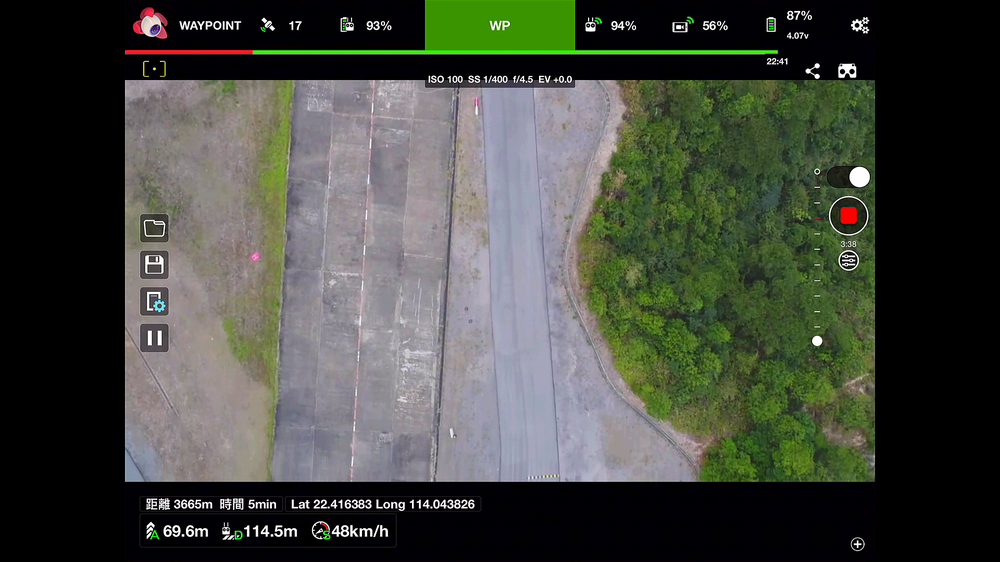
#> input picture Image Processing/PhantomPro4_2017/underdeveloping/MacShot 8.png, 1000 x 562 px, shrunk from 1920 x 1080 before the run
$ python detect_img.py '../../../PhantomPro4_2017/underdeveloping/MacShot 8.png'   (Python 2 division)   (older library calls are emulated)
#> lines starting #> are read from the running program, lines starting #| are printed output that depends on the picture; after the words box and inside, x2 and y2 are one past the last pixel; in counts of white or black regions, pixels touching at a corner belong together


import sys
import cv2
import numpy as np
from numpy import *

if len(sys.argv)<2:
    print "please specify img file name"


path = sys.argv[1]
print path
img = cv2.imread(path)
#> img is the input picture: shape (562, 1000, 3); mean B, G, R 62.9, 71.2, 67.7

cv2.namedWindow('window', cv2.WINDOW_NORMAL)


## convert to YCrCb, extract Y channel
img_crcrcb = cv2.cvtColor(img, cv2.cv.CV_BGR2YCrCb)
#> img_crcrcb: shape (562, 1000, 3); mean of channels 0, 1, 2 69.2, 126.9, 124.4
img_cr = img_crcrcb[:,:,1]
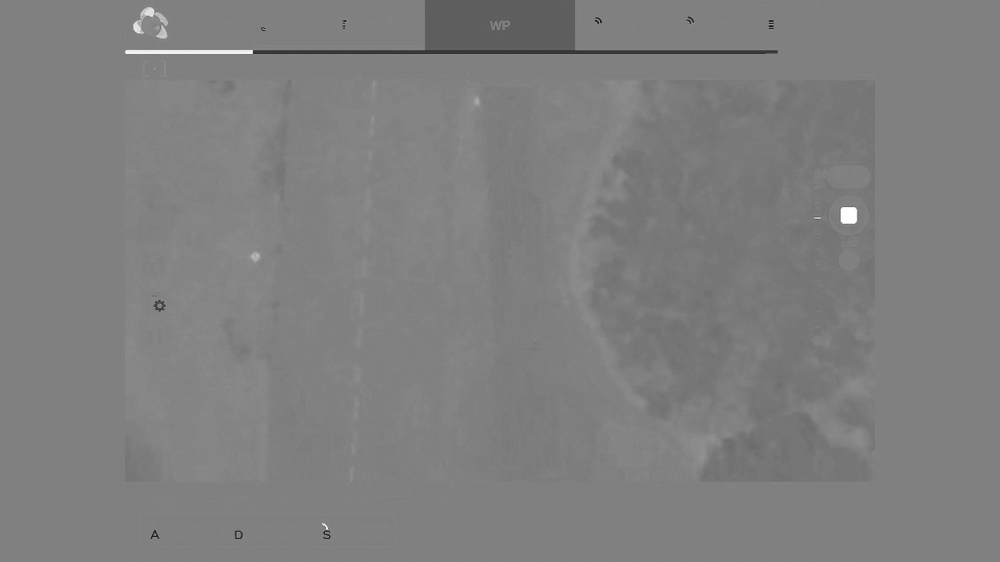
#> img_cr: shape (562, 1000); min 23, max 255, mean 126.9

## Y-axis max, min, mean
cr_max = img_cr.max()
#> cr_max = 255
cr_min = img_cr.min()
#> cr_min = 23
cr_avg = img_cr.mean()
#> cr_avg = 126.9

## red
if (cr_max - cr_avg)>30:
      thresh = cr_max - (cr_max - cr_avg)*0.1
#> thresh = 242.2
      img_cr_thresh_red = cv2.inRange(img_cr, thresh, 255)
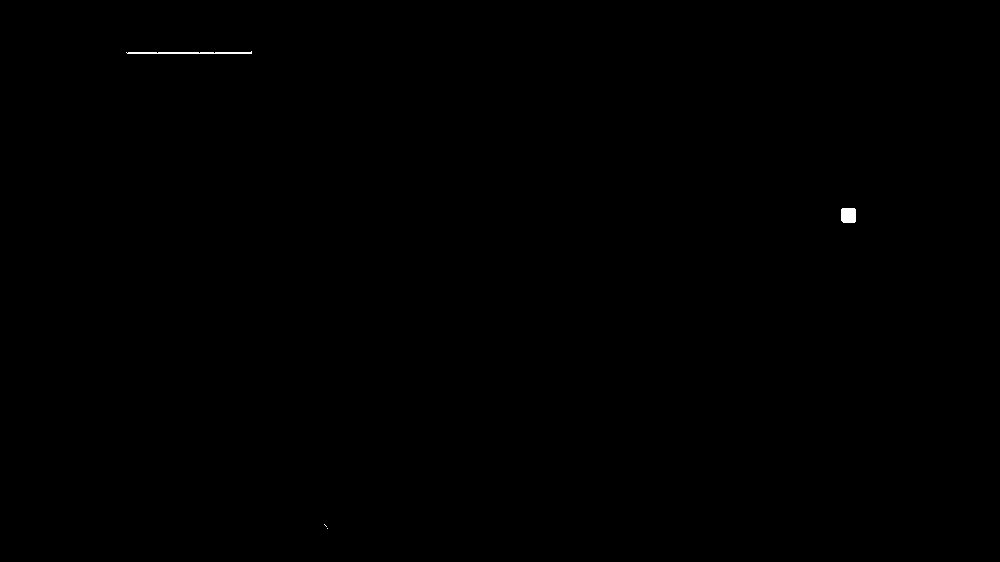
#> img_cr_thresh_red: shape (562, 1000); 0.08% white; 4 white regions (2 under 20 px)

      ## contour
      contour, hier = cv2.findContours(img_cr_thresh_red.copy(), cv2.RETR_TREE, cv2.CHAIN_APPROX_SIMPLE)
#> contour = 4 contours, 2 with area under 20; largest, box (x1, y1, x2, y2) and area: (841, 208, 856, 223) 192, (126, 51, 252, 54) 121
      found_red = 0
      if len(contour)>0:
        ## reject contour if they are too large or too small
        for cnt in contour:
            area = cv2.contourArea(cnt)
            if area < img.size / 20 and area > 50:
              found_red = 1
              M = cv2.moments(cnt)
              cx = int(M['m10']/M['m00'])
              cy = int(M['m01']/M['m00'])
              center = (cx, cy)
              radius = int(10)
              cv2.circle(img,center,radius,(0,0,0),3)
              cv2.drawContours(img, [cnt], -1, (0,0,255), 3)
#> this loop made 4 passes
#> (area, found_red, cx, cy, radius) on passes 3 to 4: (192.5, 1, 848, 214, 10), (121, 1, 189, 52, 10)
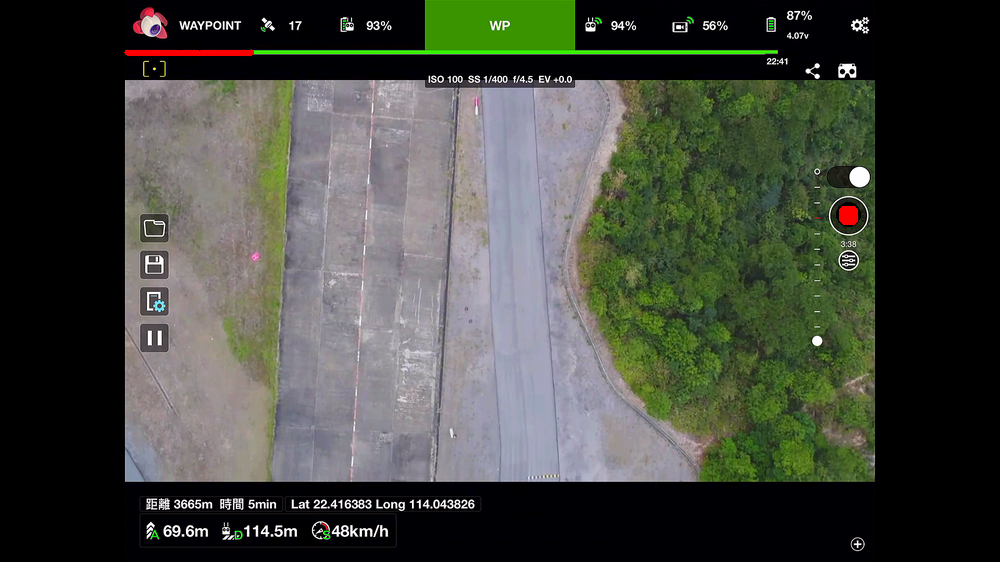
#> img: shape (562, 1000, 3); 0.24% of pixels changed, all inside (x1, y1, x2, y2) = (124, 40, 861, 227)

      if found_red == 1:
        print "    found red"

## blue
if (cr_avg - cr_min)>30:
      thresh = (cr_avg-cr_min)*0.45 + cr_min
#> thresh = 69.76
      img_cr_thresh_blue = cv2.inRange(img_cr, thresh, 255)
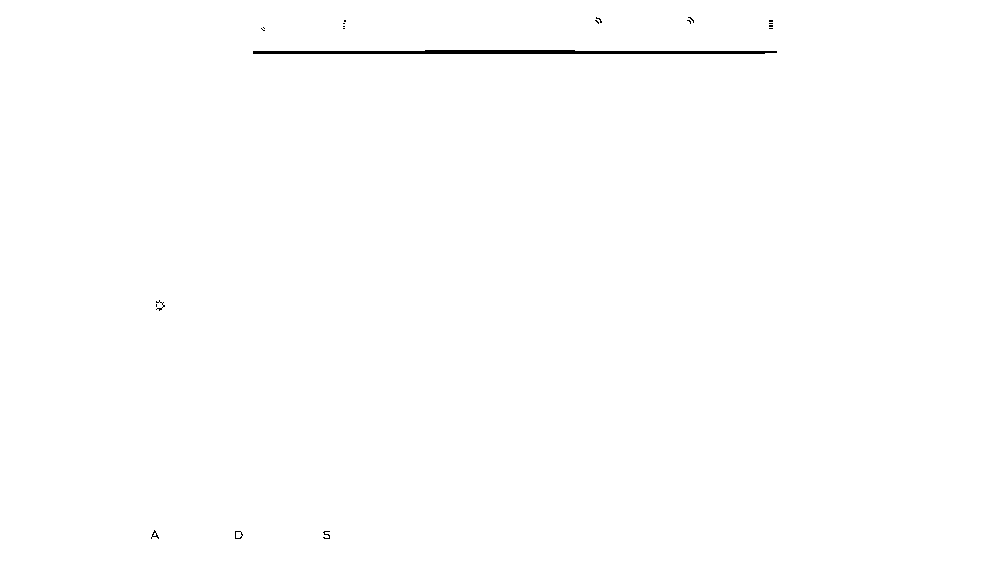
#> img_cr_thresh_blue: shape (562, 1000); 99.7% white; 20 black regions (15 under 20 px)

      ## contour
      contour, hier = cv2.findContours(img_cr_thresh_blue.copy(), cv2.RETR_TREE, cv2.CHAIN_APPROX_SIMPLE)
#> contour = 34 contours, 28 with area under 20; largest, box (x1, y1, x2, y2) and area: (0, 0, 1000, 562) 560439, (252, 49, 778, 55) 2236, (322, 530, 331, 540) 47, (234, 530, 243, 540) 40, (151, 529, 160, 540) 38, (595, 16, 603, 24) 20
      found_blue = 0
      if len(contour)>0:
        cnt_max_area = cv2.contourArea(contour[0])
#> cnt_max_area = 560439
        cnt_max = contour[0]
#> cnt_max = [[0, 0], [0, 561], [999, 561], [999, 0]]
        ## reject contour if they are too large or too small
        for cnt in contour:
            area = cv2.contourArea(cnt)
            print "area: ", area
            if area < img.size / 20 and area > 50:
              found_blue = 1
              M = cv2.moments(cnt)
              cx = int(M['m10']/M['m00'])
              cy = int(M['m01']/M['m00'])
              center = (cx, cy)
              radius = int(10)
              cv2.circle(img,center,radius,(0,0,0),3)
              cv2.drawContours(img, [cnt], -1, (255,0,0), 2)
#> this loop made 34 passes
#> (area, found_blue, cx, cy, radius) on pass 17: (2235.5, 1, 512, 51, 10)
#> area on passes 4, 5, 6, 34: 47, 39.5, 38.5, 20.5
#| area:  560439.0
#| area:  4.0
#| area:  9.0
#| area:  47.0
#| area:  39.5
#| area:  38.5
#| area:  2.0
#| area:  15.0
#> (further printed lines are left out)
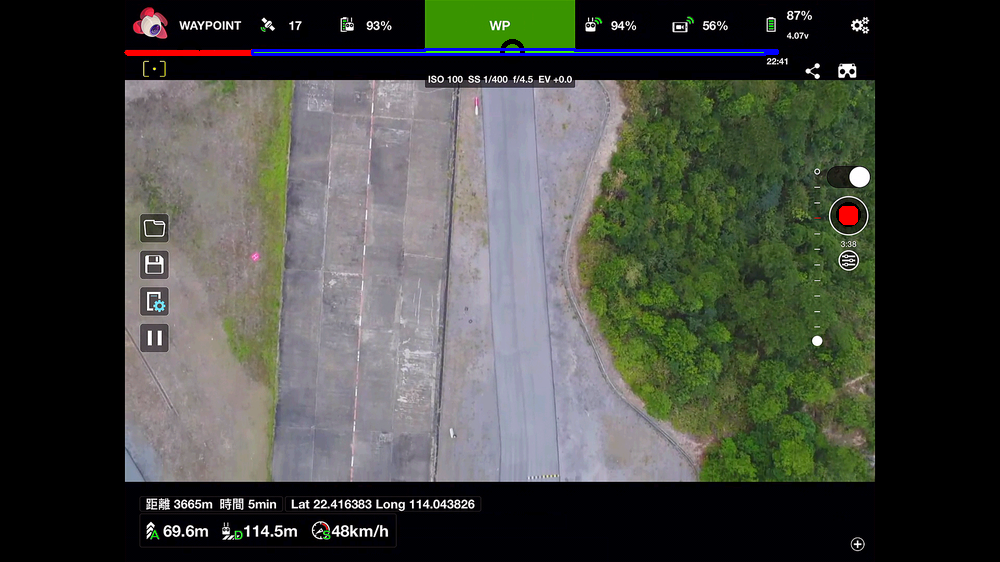
#> img: shape (562, 1000, 3); 0.61% of pixels changed, all inside (x1, y1, x2, y2) = (251, 39, 779, 64)

      if found_blue == 1:
        print "   found blue"


cv2.imshow('window',img)
cv2.waitKey(0)
cv2.destroyAllWindows()
